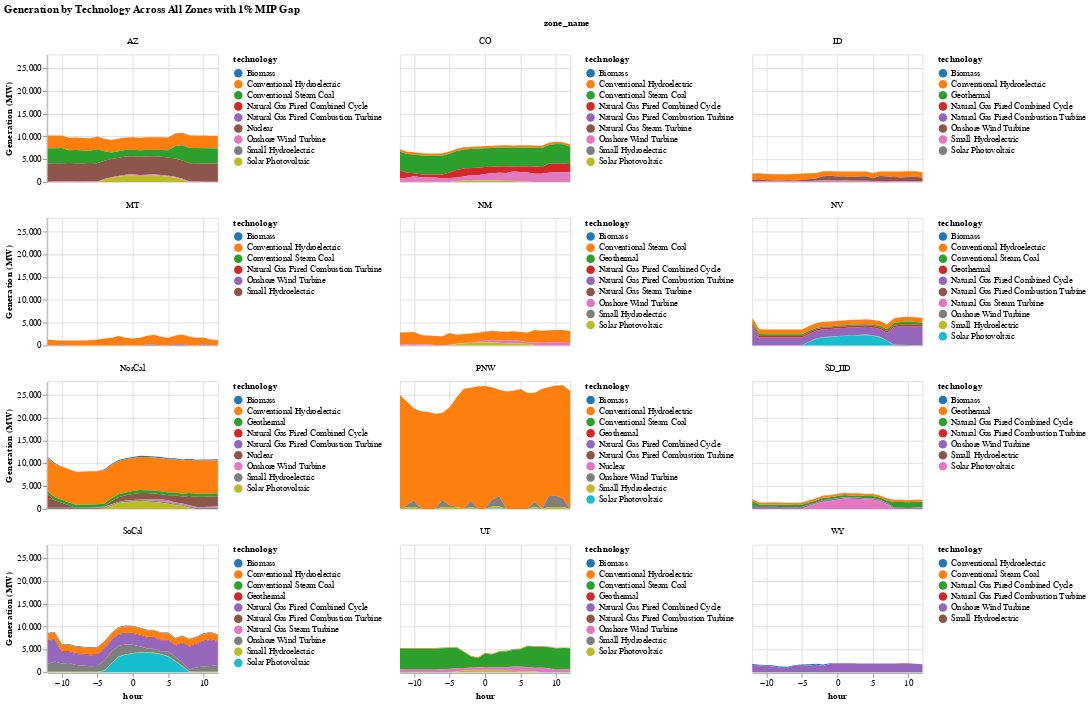

Source (notebook cell):
### Code cell
include("../src/plots.jl")
sol_gen_zone = plot_generation_by_zone(
    solution, T_period, gen_df, zone_dict,
    "Generation by Technology Across All Zones with 1% MIP Gap"
    );

### Figure 1 — Vega specification as saved in the notebook (floating-point values rounded to 4 significant figures; data arrays with more than 128 entries replaced by an {"elided": "..."} marker saying what was removed)
{"$schema": "https://vega.github.io/schema/vega/v5.json", "background": "white", "data": [{"name": "source_0", "values": {"elided": "2550 records"}}, {"name": "data_0", "source": "source_0", "transform": [{"as": "hour", "expr": "toNumber(datum[\"hour\"])", "type": "formula"}, {"field": "gen_sum", "groupby": ["technology", "zone_name"], "key": "hour", "method": "value", "type": "impute", "value": 0}, {"as": ["gen_sum_start", "gen_sum_end"], "field": "gen_sum", "groupby": ["hour", "zone_name"], "offset": "zero", "sort": {"field": ["technology"], "order": ["descending"]}, "type": "stack"}]}, {"name": "facet_domain", "source": "data_0", "transform": [{"groupby": ["zone_name"], "type": "aggregate"}]}, {"name": "facet_domain_row", "transform": [{"start": 0, "stop": {"signal": "ceil(length(data(\"facet_domain\")) / 3)"}, "type": "sequence"}]}, {"name": "facet_domain_column", "transform": [{"start": 0, "stop": {"signal": "min(length(data(\"facet_domain\")), 3)"}, "type": "sequence"}]}], "layout": {"align": "all", "bounds": "full", "columns": 3, "padding": 20}, "marks": [{"name": "facet-title", "role": "column-title", "title": {"offset": 10, "style": "guide-title", "text": "zone_name"}, "type": "group"}, {"axes": [{"grid": false, "labelOverlap": true, "orient": "left", "scale": "y", "tickCount": {"signal": "ceil(child_height/40)"}, "title": "Generation (MW)", "zindex": 0}], "encode": {"update": {"height": {"signal": "child_height"}}}, "from": {"data": "facet_domain_row"}, "name": "row_header", "role": "row-header", "type": "group"}, {"axes": [{"grid": false, "labelFlush": true, "labelOverlap": true, "orient": "bottom", "scale": "x", "tickCount": {"signal": "ceil(child_width/40)"}, "title": "hour", "zindex": 0}], "encode": {"update": {"width": {"signal": "child_width"}}}, "from": {"data": "facet_domain_column"}, "name": "column_footer", "role": "column-footer", "type": "group"}, {"axes": [{"aria": false, "domain": false, "grid": true, "gridScale": "y", "labels": false, "maxExtent": 0, "minExtent": 0, "orient": "bottom", "scale": "x", "tickCount": {"signal": "ceil(child_width/40)"}, "ticks": false, "zindex": 0}, {"aria": false, "domain": false, "grid": true, "gridScale": "x", "labels": false, "maxExtent": 0, "minExtent": 0, "orient": "left", "scale": "y", "tickCount": {"signal": "ceil(child_height/40)"}, "ticks": false, "zindex": 0}], "encode": {"update": {"height": {"signal": "child_height"}, "width": {"signal": "child_width"}}}, "from": {"facet": {"data": "data_0", "groupby": ["zone_name"], "name": "facet"}}, "legends": [{"fill": "child_color", "symbolType": "circle", "title": "technology"}], "marks": [{"encode": {"update": {"height": {"field": {"group": "height"}}, "width": {"field": {"group": "width"}}}}, "from": {"facet": {"data": "facet", "groupby": ["technology"], "name": "faceted_path_child_main"}}, "marks": [{"encode": {"update": {"defined": {"signal": "isValid(datum[\"hour\"]) && isFinite(+datum[\"hour\"]) && isValid(datum[\"gen_sum\"]) && isFinite(+datum[\"gen_sum\"])"}, "description": {"signal": "\"hour: \" + (format(datum[\"hour\"], \"\")) + \"; Generation (MW): \" + (format(datum[\"gen_sum\"], \"\")) + \"; technology: \" + (isValid(datum[\"technology\"]) ? datum[\"technology\"] : \"\"+datum[\"technology\"])"}, "fill": {"field": "technology", "scale": "child_color"}, "orient": {"value": "vertical"}, "x": {"field": "hour", "scale": "x"}, "y": {"field": "gen_sum_end", "scale": "y"}, "y2": {"field": "gen_sum_start", "scale": "y"}}}, "from": {"data": "faceted_path_child_main"}, "name": "child_marks", "sort": {"field": "datum[\"hour\"]"}, "style": ["area"], "type": "area"}], "name": "child_pathgroup", "type": "group"}], "name": "cell", "scales": [{"domain": {"data": "facet", "field": "technology", "sort": true}, "name": "child_color", "range": {"scheme": "category10"}, "type": "ordinal"}], "sort": {"field": ["datum[\"zone_name\"]"], "order": ["ascending"]}, "style": "cell", "title": {"frame": "group", "offset": 10, "style": "guide-label", "text": {"signal": "isValid(parent[\"zone_name\"]) ? parent[\"zone_name\"] : \"\"+parent[\"zone_name\"]"}}, "type": "group"}], "padding": 5, "scales": [{"domain": {"data": "data_0", "field": "hour"}, "name": "x", "nice": true, "range": [0, {"signal": "child_width"}], "type": "linear", "zero": false}, {"domain": {"data": "data_0", "fields": ["gen_sum_start", "gen_sum_end"]}, "name": "y", "nice": true, "range": [{"signal": "child_height"}, 0], "type": "linear", "zero": true}], "signals": [{"name": "child_width", "value": 200}, {"name": "child_height", "value": 150}], "title": {"anchor": "start", "text": "Generation by Technology Across All Zones with 1% MIP Gap"}}
